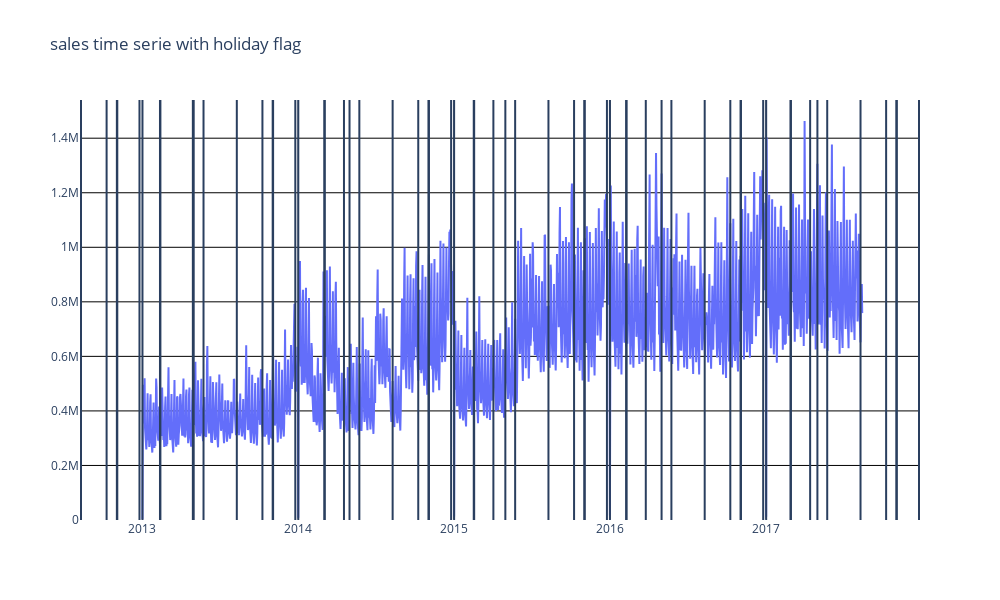

Notebook code for this chart:
### Markdown cell above
### Ploting sales per day

### Code cell
from utils import plot_graph
df_holi = df_holidays[(df_holidays["type"] == "Holiday") & (df_holidays["locale"] == "National")]

plot_graph.plot_time_serie(graph_data=df_group_sales,
                           time_axis= "date",
                           y_axis="sales",
                           graph_title="sales time serie with holiday flag",
                           df_bar= df_holi,
                           time_axis_df_bar= "date",
                           )

### Figure 1 — Plotly figure (JSON) as saved in the notebook; plotly's stock layout.template omitted (floating-point values rounded to 4 significant figures; data arrays with more than 128 entries replaced by an {"elided": "..."} marker saying what was removed)
{"data": [{"mode": "lines", "type": "scatter", "x": {"elided": "1684 str values"}, "y": {"elided": "1684 float values"}}], "layout": {"autosize": false, "height": 600, "paper_bgcolor": "white", "plot_bgcolor": "white", "shapes": [{"type": "line", "x0": "2012-08-10", "x1": "2012-08-10", "xref": "x", "y0": 0, "y1": 1, "yref": "y domain"}, {"type": "line", "x0": "2012-10-09", "x1": "2012-10-09", "xref": "x", "y0": 0, "y1": 1, "yref": "y domain"}, {"type": "line", "x0": "2012-11-02", "x1": "2012-11-02", "xref": "x", "y0": 0, "y1": 1, "yref": "y domain"}, {"type": "line", "x0": "2012-11-03", "x1": "2012-11-03", "xref": "x", "y0": 0, "y1": 1, "yref": "y domain"}, {"type": "line", "x0": "2012-12-25", "x1": "2012-12-25", "xref": "x", "y0": 0, "y1": 1, "yref": "y domain"}, {"type": "line", "x0": "2013-01-01", "x1": "2013-01-01", "xref": "x", "y0": 0, "y1": 1, "yref": "y domain"}, {"type": "line", "x0": "2013-02-11", "x1": "2013-02-11", "xref": "x", "y0": 0, "y1": 1, "yref": "y domain"}, {"type": "line", "x0": "2013-02-12", "x1": "2013-02-12", "xref": "x", "y0": 0, "y1": 1, "yref": "y domain"}, {"type": "line", "x0": "2013-04-29", "x1": "2013-04-29", "xref": "x", "y0": 0, "y1": 1, "yref": "y domain"}, {"type": "line", "x0": "2013-05-01", "x1": "2013-05-01", "xref": "x", "y0": 0, "y1": 1, "yref": "y domain"}, {"type": "line", "x0": "2013-05-24", "x1": "2013-05-24", "xref": "x", "y0": 0, "y1": 1, "yref": "y domain"}, {"type": "line", "x0": "2013-08-10", "x1": "2013-08-10", "xref": "x", "y0": 0, "y1": 1, "yref": "y domain"}, {"type": "line", "x0": "2013-10-09", "x1": "2013-10-09", "xref": "x", "y0": 0, "y1": 1, "yref": "y domain"}, {"type": "line", "x0": "2013-11-02", "x1": "2013-11-02", "xref": "x", "y0": 0, "y1": 1, "yref": "y domain"}, {"type": "line", "x0": "2013-11-03", "x1": "2013-11-03", "xref": "x", "y0": 0, "y1": 1, "yref": "y domain"}, {"type": "line", "x0": "2013-12-25", "x1": "2013-12-25", "xref": "x", "y0": 0, "y1": 1, "yref": "y domain"}, {"type": "line", "x0": "2014-01-01", "x1": "2014-01-01", "xref": "x", "y0": 0, "y1": 1, "yref": "y domain"}, {"type": "line", "x0": "2014-03-03", "x1": "2014-03-03", "xref": "x", "y0": 0, "y1": 1, "yref": "y domain"}, {"type": "line", "x0": "2014-03-04", "x1": "2014-03-04", "xref": "x", "y0": 0, "y1": 1, "yref": "y domain"}, {"type": "line", "x0": "2014-04-18", "x1": "2014-04-18", "xref": "x", "y0": 0, "y1": 1, "yref": "y domain"}, {"type": "line", "x0": "2014-05-01", "x1": "2014-05-01", "xref": "x", "y0": 0, "y1": 1, "yref": "y domain"}, {"type": "line", "x0": "2014-05-24", "x1": "2014-05-24", "xref": "x", "y0": 0, "y1": 1, "yref": "y domain"}, {"type": "line", "x0": "2014-08-10", "x1": "2014-08-10", "xref": "x", "y0": 0, "y1": 1, "yref": "y domain"}, {"type": "line", "x0": "2014-10-09", "x1": "2014-10-09", "xref": "x", "y0": 0, "y1": 1, "yref": "y domain"}, {"type": "line", "x0": "2014-11-02", "x1": "2014-11-02", "xref": "x", "y0": 0, "y1": 1, "yref": "y domain"}, {"type": "line", "x0": "2014-11-03", "x1": "2014-11-03", "xref": "x", "y0": 0, "y1": 1, "yref": "y domain"}, {"type": "line", "x0": "2014-12-25", "x1": "2014-12-25", "xref": "x", "y0": 0, "y1": 1, "yref": "y domain"}, {"type": "line", "x0": "2015-01-01", "x1": "2015-01-01", "xref": "x", "y0": 0, "y1": 1, "yref": "y domain"}, {"type": "line", "x0": "2015-02-16", "x1": "2015-02-16", "xref": "x", "y0": 0, "y1": 1, "yref": "y domain"}, {"type": "line", "x0": "2015-02-17", "x1": "2015-02-17", "xref": "x", "y0": 0, "y1": 1, "yref": "y domain"}, {"type": "line", "x0": "2015-04-03", "x1": "2015-04-03", "xref": "x", "y0": 0, "y1": 1, "yref": "y domain"}, {"type": "line", "x0": "2015-05-01", "x1": "2015-05-01", "xref": "x", "y0": 0, "y1": 1, "yref": "y domain"}, {"type": "line", "x0": "2015-05-24", "x1": "2015-05-24", "xref": "x", "y0": 0, "y1": 1, "yref": "y domain"}, {"type": "line", "x0": "2015-08-10", "x1": "2015-08-10", "xref": "x", "y0": 0, "y1": 1, "yref": "y domain"}, {"type": "line", "x0": "2015-10-09", "x1": "2015-10-09", "xref": "x", "y0": 0, "y1": 1, "yref": "y domain"}, {"type": "line", "x0": "2015-11-02", "x1": "2015-11-02", "xref": "x", "y0": 0, "y1": 1, "yref": "y domain"}, {"type": "line", "x0": "2015-11-03", "x1": "2015-11-03", "xref": "x", "y0": 0, "y1": 1, "yref": "y domain"}, {"type": "line", "x0": "2015-12-25", "x1": "2015-12-25", "xref": "x", "y0": 0, "y1": 1, "yref": "y domain"}, {"type": "line", "x0": "2016-01-01", "x1": "2016-01-01", "xref": "x", "y0": 0, "y1": 1, "yref": "y domain"}, {"type": "line", "x0": "2016-02-08", "x1": "2016-02-08", "xref": "x", "y0": 0, "y1": 1, "yref": "y domain"}, {"type": "line", "x0": "2016-02-09", "x1": "2016-02-09", "xref": "x", "y0": 0, "y1": 1, "yref": "y domain"}, {"type": "line", "x0": "2016-03-25", "x1": "2016-03-25", "xref": "x", "y0": 0, "y1": 1, "yref": "y domain"}, {"type": "line", "x0": "2016-05-01", "x1": "2016-05-01", "xref": "x", "y0": 0, "y1": 1, "yref": "y domain"}, {"type": "line", "x0": "2016-05-24", "x1": "2016-05-24", "xref": "x", "y0": 0, "y1": 1, "yref": "y domain"}, {"type": "line", "x0": "2016-08-10", "x1": "2016-08-10", "xref": "x", "y0": 0, "y1": 1, "yref": "y domain"}, {"type": "line", "x0": "2016-10-09", "x1": "2016-10-09", "xref": "x", "y0": 0, "y1": 1, "yref": "y domain"}, {"type": "line", "x0": "2016-11-02", "x1": "2016-11-02", "xref": "x", "y0": 0, "y1": 1, "yref": "y domain"}, {"type": "line", "x0": "2016-11-03", "x1": "2016-11-03", "xref": "x", "y0": 0, "y1": 1, "yref": "y domain"}, {"type": "line", "x0": "2016-12-25", "x1": "2016-12-25", "xref": "x", "y0": 0, "y1": 1, "yref": "y domain"}, {"type": "line", "x0": "2017-01-01", "x1": "2017-01-01", "xref": "x", "y0": 0, "y1": 1, "yref": "y domain"}, {"type": "line", "x0": "2017-02-27", "x1": "2017-02-27", "xref": "x", "y0": 0, "y1": 1, "yref": "y domain"}, {"type": "line", "x0": "2017-02-28", "x1": "2017-02-28", "xref": "x", "y0": 0, "y1": 1, "yref": "y domain"}, {"type": "line", "x0": "2017-04-14", "x1": "2017-04-14", "xref": "x", "y0": 0, "y1": 1, "yref": "y domain"}, {"type": "line", "x0": "2017-05-01", "x1": "2017-05-01", "xref": "x", "y0": 0, "y1": 1, "yref": "y domain"}, {"type": "line", "x0": "2017-05-24", "x1": "2017-05-24", "xref": "x", "y0": 0, "y1": 1, "yref": "y domain"}, {"type": "line", "x0": "2017-08-10", "x1": "2017-08-10", "xref": "x", "y0": 0, "y1": 1, "yref": "y domain"}, {"type": "line", "x0": "2017-10-09", "x1": "2017-10-09", "xref": "x", "y0": 0, "y1": 1, "yref": "y domain"}, {"type": "line", "x0": "2017-11-02", "x1": "2017-11-02", "xref": "x", "y0": 0, "y1": 1, "yref": "y domain"}, {"type": "line", "x0": "2017-11-03", "x1": "2017-11-03", "xref": "x", "y0": 0, "y1": 1, "yref": "y domain"}, {"type": "line", "x0": "2017-12-25", "x1": "2017-12-25", "xref": "x", "y0": 0, "y1": 1, "yref": "y domain"}], "title": {"text": "sales time serie with holiday flag"}, "width": 1000, "xaxis": {"gridcolor": "black", "gridwidth": 1, "showgrid": true, "tickmode": "auto"}, "yaxis": {"autorange": true, "gridcolor": "black", "gridwidth": 1, "rangemode": "tozero", "showgrid": true}}}
